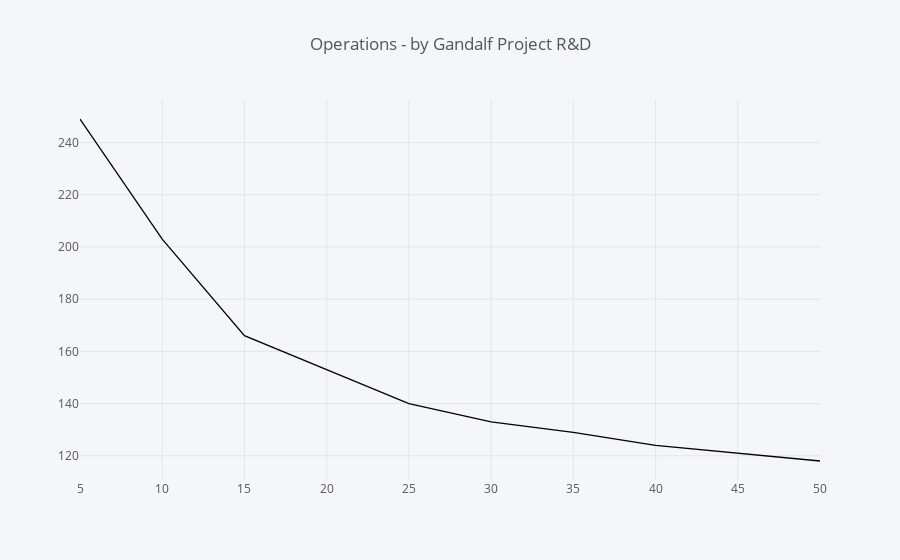
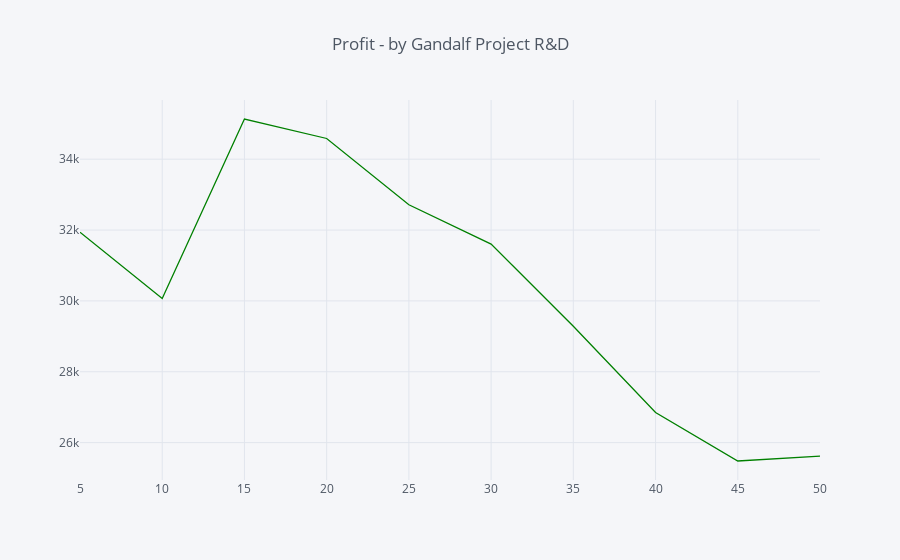
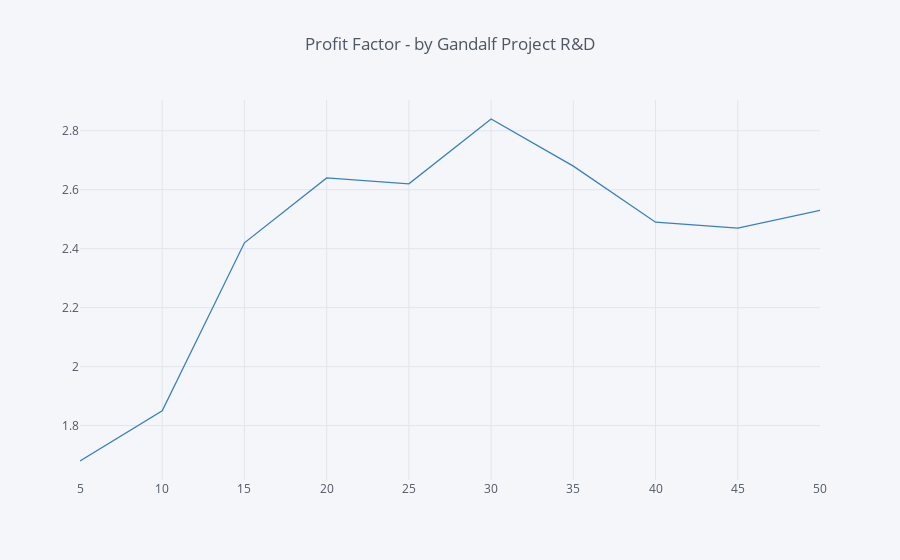
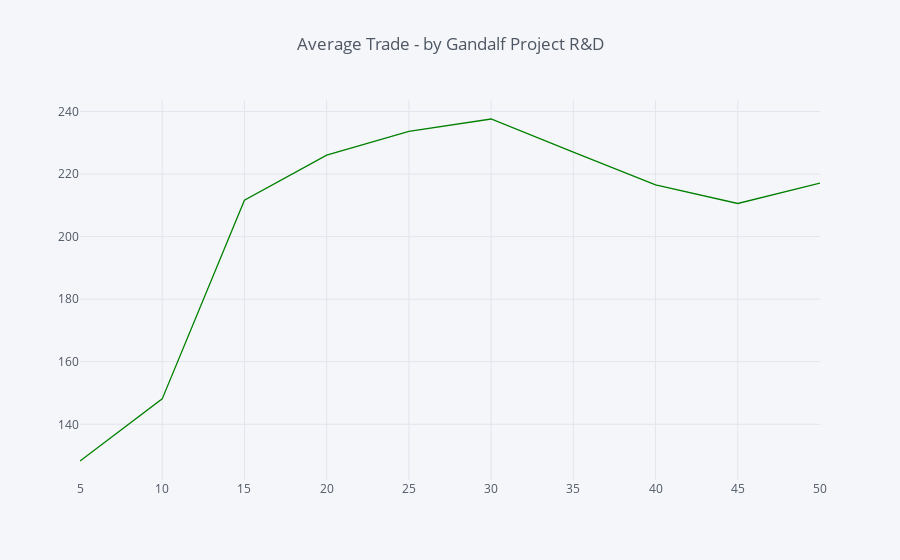

Here is the notebook cell these charts were saved with, in order:
### Code cell
from plotly import __version__
from plotly.offline import download_plotlyjs, init_notebook_mode, plot, iplot
print(__version__) # necessaria versione >= 1.9.0

import cufflinks as cf
# Per utilizzo con Notebooks
init_notebook_mode(connected=True)
# Per utilizzo offline
cf.go_offline()

opt_report["operations"].iplot(kind='line', color=["black"], title = "Operations - by Gandalf Project R&D")
opt_report["profit"].iplot(kind='line', color=["green"], title="Profit - by Gandalf Project R&D")
opt_report["pf"].iplot(kind='line', color=["blue"], title="Profit Factor - by Gandalf Project R&D")
opt_report["at"].iplot(kind='line', color=["green"], title="Average Trade - by Gandalf Project R&D")
opt_report["pw"].iplot(kind='line', color=["blue"], title="Percent Win - by Gandalf Project R&D")
opt_report["rrr"].iplot(kind='line', color=["blue"], title="Reward Risk Ratio - by Gandalf Project R&D")
opt_report["mdd"].iplot(kind='line', color=["red"], title="Max Draw Down - by Gandalf Project R&D")
opt_report["add"].iplot(kind='line', color=["red"], title="Average Draw Down Real - by Gandalf Project R&D")
opt_report["mdbp"].iplot(kind='line', color=["blue"], title="Max Delay Between Peaks - by Gandalf Project R&D")
opt_report["adbp"].iplot(kind='line', color=["blue"], title="Avg Delay Between Peaks - by Gandalf Project R&D")
opt_report["cr"].iplot(kind='line', color=["purple"], title="Calmar Ratio - by Gandalf Project R&D")
opt_report["cry"].iplot(kind='line', color=["purple"], title="Calmar Ratio Yearly - by Gandalf Project R&D")
opt_report["sr"].iplot(kind='line', color=["blue"], title="Sharpe Ratio - by Gandalf Project R&D")
opt_report["sry"].iplot(kind='line', color=["blue"], title="Sharpe Ratio Yearly - by Gandalf Project R&D")
opt_report["kr"].iplot(kind='line', color=["orange"], title="Kestner Ratio - by Gandalf Project R&D")

### Figure 1 — Plotly figure (JSON) as saved in the notebook; plotly's stock layout.template omitted (floating-point values rounded to 4 significant figures)
{"data": [{"line": {"color": "rgba(0, 0, 0, 1.0)", "dash": "solid", "shape": "linear", "width": 1.3}, "mode": "lines", "name": "operations", "text": "", "type": "scatter", "uid": "f1e7a5c1-20db-4a37-a4b6-37b1e921d738", "x": [5, 10, 15, 20, 25, 30, 35, 40, 45, 50], "y": [249, 203, 166, 153, 140, 133, 129, 124, 121, 118]}], "layout": {"legend": {"bgcolor": "#F5F6F9", "font": {"color": "#4D5663"}}, "paper_bgcolor": "#F5F6F9", "plot_bgcolor": "#F5F6F9", "title": {"font": {"color": "#4D5663"}, "text": "Operations - by Gandalf Project R&D"}, "xaxis": {"gridcolor": "#E1E5ED", "showgrid": true, "tickfont": {"color": "#4D5663"}, "title": {"font": {"color": "#4D5663"}, "text": ""}, "zerolinecolor": "#E1E5ED"}, "yaxis": {"gridcolor": "#E1E5ED", "showgrid": true, "tickfont": {"color": "#4D5663"}, "title": {"font": {"color": "#4D5663"}, "text": ""}, "zerolinecolor": "#E1E5ED"}}}

### Figure 2 — Plotly figure (JSON) as saved in the notebook; plotly's stock layout.template omitted (floating-point values rounded to 4 significant figures)
{"data": [{"line": {"color": "rgba(0, 128, 0, 1.0)", "dash": "solid", "shape": "linear", "width": 1.3}, "mode": "lines", "name": "profit", "text": "", "type": "scatter", "uid": "12a42ed2-1da9-4c77-9716-4b150301e020", "x": [5, 10, 15, 20, 25, 30, 35, 40, 45, 50], "y": [31940.0, 30070.0, 35130.0, 34580.0, 32710.0, 31600.0, 29280.0, 26850.0, 25480.0, 25620.0]}], "layout": {"legend": {"bgcolor": "#F5F6F9", "font": {"color": "#4D5663"}}, "paper_bgcolor": "#F5F6F9", "plot_bgcolor": "#F5F6F9", "title": {"font": {"color": "#4D5663"}, "text": "Profit - by Gandalf Project R&D"}, "xaxis": {"gridcolor": "#E1E5ED", "showgrid": true, "tickfont": {"color": "#4D5663"}, "title": {"font": {"color": "#4D5663"}, "text": ""}, "zerolinecolor": "#E1E5ED"}, "yaxis": {"gridcolor": "#E1E5ED", "showgrid": true, "tickfont": {"color": "#4D5663"}, "title": {"font": {"color": "#4D5663"}, "text": ""}, "zerolinecolor": "#E1E5ED"}}}

### Figure 3 — Plotly figure (JSON) as saved in the notebook; plotly's stock layout.template omitted (floating-point values rounded to 4 significant figures)
{"data": [{"line": {"color": "rgba(55, 128, 191, 1.0)", "dash": "solid", "shape": "linear", "width": 1.3}, "mode": "lines", "name": "pf", "text": "", "type": "scatter", "uid": "c83d2696-58d8-49e7-889d-2ca498c1656e", "x": [5, 10, 15, 20, 25, 30, 35, 40, 45, 50], "y": [1.68, 1.85, 2.42, 2.64, 2.62, 2.84, 2.68, 2.49, 2.47, 2.53]}], "layout": {"legend": {"bgcolor": "#F5F6F9", "font": {"color": "#4D5663"}}, "paper_bgcolor": "#F5F6F9", "plot_bgcolor": "#F5F6F9", "title": {"font": {"color": "#4D5663"}, "text": "Profit Factor - by Gandalf Project R&D"}, "xaxis": {"gridcolor": "#E1E5ED", "showgrid": true, "tickfont": {"color": "#4D5663"}, "title": {"font": {"color": "#4D5663"}, "text": ""}, "zerolinecolor": "#E1E5ED"}, "yaxis": {"gridcolor": "#E1E5ED", "showgrid": true, "tickfont": {"color": "#4D5663"}, "title": {"font": {"color": "#4D5663"}, "text": ""}, "zerolinecolor": "#E1E5ED"}}}

### Figure 4 — Plotly figure (JSON) as saved in the notebook; plotly's stock layout.template omitted (floating-point values rounded to 4 significant figures)
{"data": [{"line": {"color": "rgba(0, 128, 0, 1.0)", "dash": "solid", "shape": "linear", "width": 1.3}, "mode": "lines", "name": "at", "text": "", "type": "scatter", "uid": "1c12c10b-67c9-41ee-8a02-63cc42809ddb", "x": [5, 10, 15, 20, 25, 30, 35, 40, 45, 50], "y": [128.3, 148.1, 211.7, 226.0, 233.7, 237.6, 227, 216.6, 210.6, 217.1]}], "layout": {"legend": {"bgcolor": "#F5F6F9", "font": {"color": "#4D5663"}}, "paper_bgcolor": "#F5F6F9", "plot_bgcolor": "#F5F6F9", "title": {"font": {"color": "#4D5663"}, "text": "Average Trade - by Gandalf Project R&D"}, "xaxis": {"gridcolor": "#E1E5ED", "showgrid": true, "tickfont": {"color": "#4D5663"}, "title": {"font": {"color": "#4D5663"}, "text": ""}, "zerolinecolor": "#E1E5ED"}, "yaxis": {"gridcolor": "#E1E5ED", "showgrid": true, "tickfont": {"color": "#4D5663"}, "title": {"font": {"color": "#4D5663"}, "text": ""}, "zerolinecolor": "#E1E5ED"}}}
